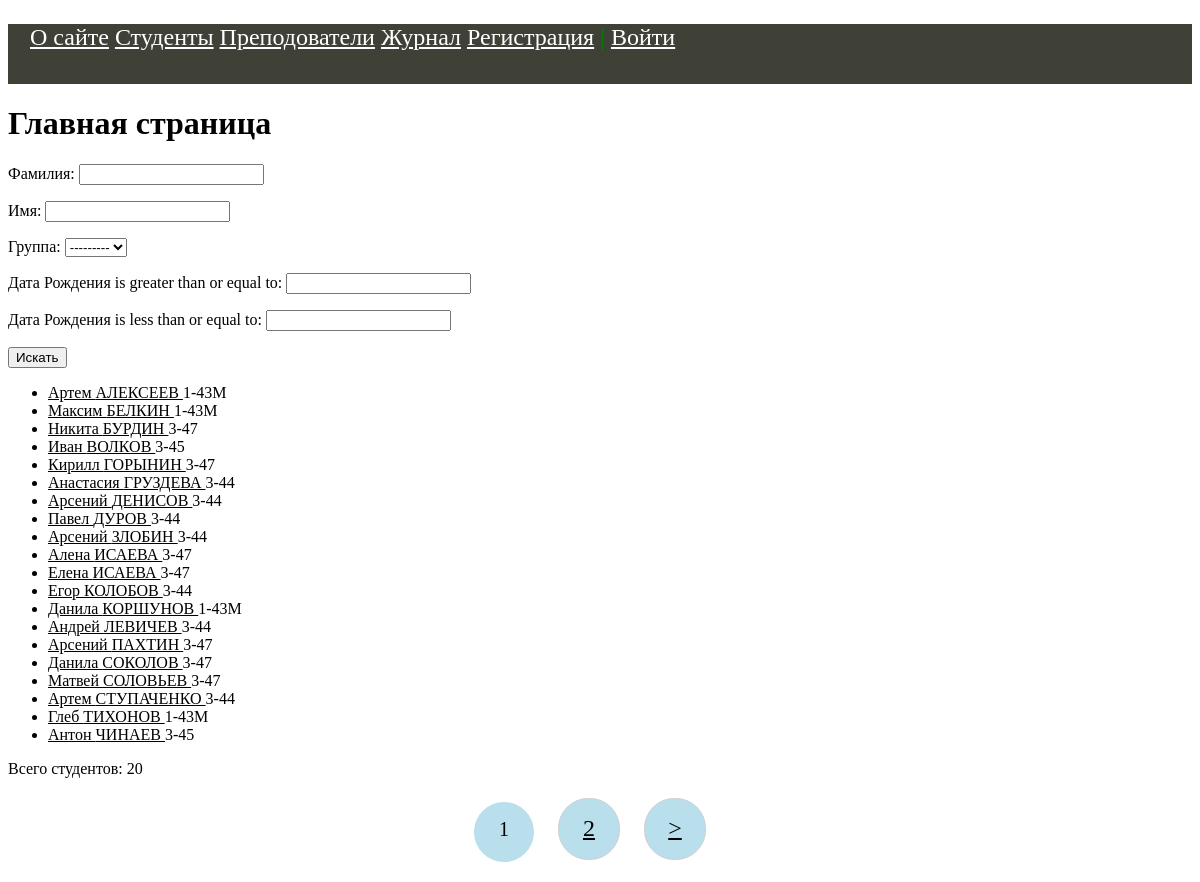
The app's page /, older data.
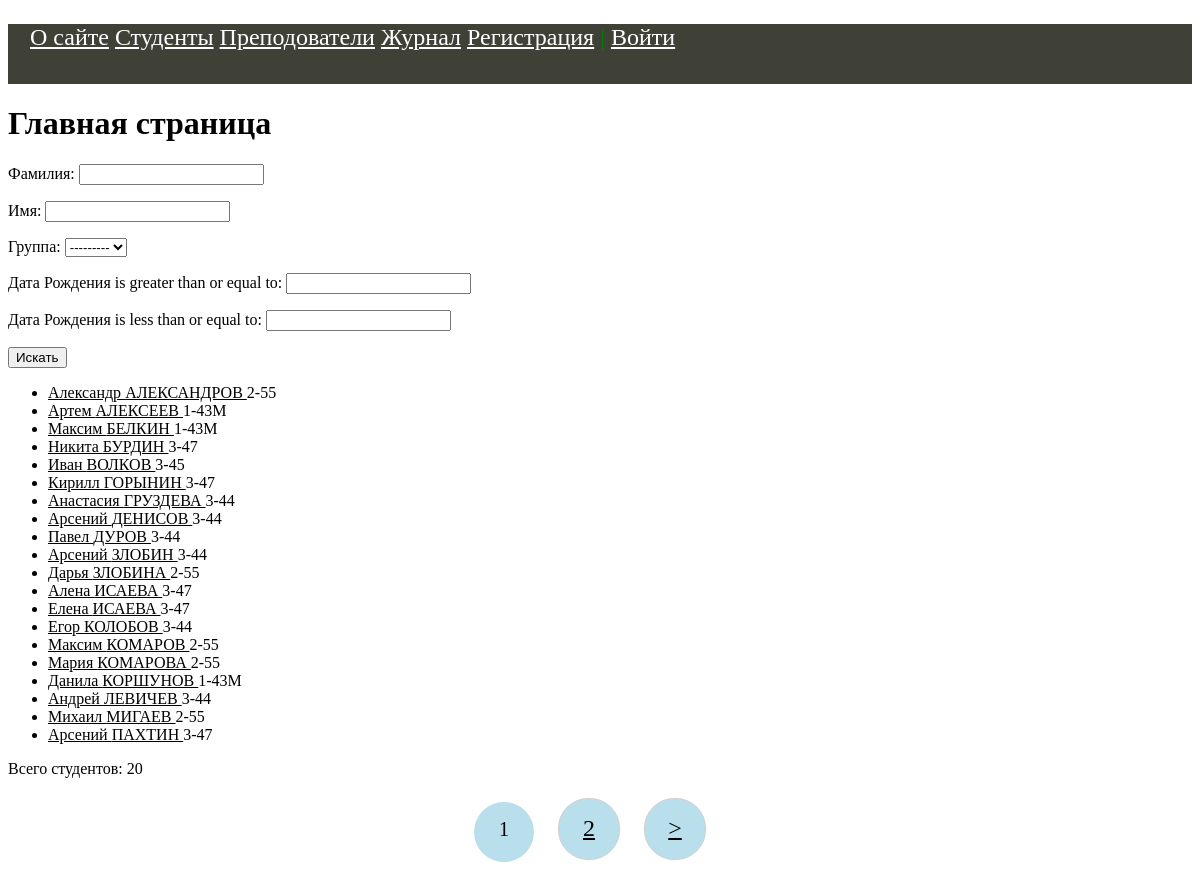
The same page, newer data.
### students/models.py (models this page shows, shortened)
class Student(models.Model):
    objects = models.Model
    first_name = models.CharField(verbose_name='Имя', max_length=50)
    last_name = models.CharField(verbose_name='Фамилия', max_length=50)
    middle_name = models.CharField(verbose_name='Отчество', max_length=50)
    email = models.EmailField(verbose_name='e-mail', blank=True)
    birth_date = models.DateField(verbose_name='Дата Рождения', default=date(1975, 9, 5))
    created_at = models.DateTimeField(verbose_name='Дата создания', auto_now_add=True)
    updated_at = models.DateTimeField(verbose_name='Дата изменения', auto_now=True)
    is_study = models.BooleanField(verbose_name='Учится', default=True)
    photo = models.ImageField(verbose_name='Фото', upload_to="photos/%Y/%m/%d")
    group = models.ForeignKey('Group', on_delete=models.CASCADE, verbose_name='Группа')
    slug = models.SlugField(verbose_name='URL', max_length=255, unique=True, db_index=True)
    user = models.ForeignKey(User, verbose_name='Пользователь', on_delete=models.CASCADE)
    class Meta:
        verbose_name = 'Студент'
        verbose_name_plural = 'Студенты'
        ordering = ['last_name', 'first_name']
    def get_absolute_url(self):
        return reverse('student', kwargs={'stud_slug': self.slug})

class Group(models.Model):
    name = models.CharField(verbose_name='Группа', max_length=5)
    course = models.CharField(verbose_name='Курс', max_length=2)
    enrollment_year = models.IntegerField(verbose_name='Год зачисления')
    objects = models.Manager()
    class Meta:
        verbose_name = 'Группа'
        verbose_name_plural = 'Группы'
        ordering = ['course', 'enrollment_year']
    def __str__(self):
        return f'{self.course}-{self.name}'

### students/views.py (the view)
# urls.py: path('', StudentHome.as_view(), name='home'),
class StudentHome(DataMixin, ListView):
    model = Student
    template_name = 'students/index.html'
    context_object_name = 'students'
    paginate_by = 20
    def get_queryset(self):
        queryset = super().get_queryset()
        st_filter = StudentFilter(self.request.GET, queryset)
        return st_filter.qs
    def get_context_data(self, **kwargs):
        context = super().get_context_data(**kwargs)
        auth = self.request.user.is_authenticated
        queryset = self.get_queryset()
        st_filter = StudentFilter(self.request.GET, queryset)
        c_def = self.get_user_context(title='Главная страница', auth=auth,
                                      st_filter=st_filter)
        return {**context, **c_def}

### students/utils.py (called while the page is built)
    def get_user_context(self, **kwargs):
        context = kwargs
        context['menu'] = menu
        return context

### students/templates/students/index.html (shortened to what this page needs)
{% extends 'students/base.html' %}
{% block content %}
    <h1>{{ title }}</h1>
    <form method="get" action="{%url 'home' %}">
        {{ st_filter.form.as_p }}
        <button type="submit">Искать</button>
    </form>
    <ul>
        {% for st in students %}
            <li>
                <a href="{{ st.get_absolute_url }}">
                    {{ st.first_name }}
                    {{ st.last_name | upper }}
                </a>
                {{ st.group.course }}-{{ st.group.name }}
            </li>
        {% endfor %}
    </ul>
    <p> Всего студентов: {{ students | length }}</p>
{% if page_obj.has_other_pages %}
<nav class="list-pages">
    <ul>
        {% for p in paginator.page_range %}
            {% if page_obj.number == p %}
                <li class="page-num page-num-selected">{{ p }}</li>
            {% elif p >= page_obj.number|add:-1 and p <= page_obj.number|add:1 %}
                <li class="page-num">
                    <a href="?page={{ p }}">{{ p }}</a>
                </li>
            {% endif %}
        {% endfor %}
        {% if page_obj.has_next %}
        <li class="page-num">
            <a href="?page={{ page_obj.next_page_number }}">&gt;</a>
        </li>
        {% endif %}
    </ul>
</nav>
{% endif %}
{% endblock %}

Row changes from the older to the newer data that the page shows:
no longer on this page (row unchanged): Student: first_name "Данила", last_name "СОКОЛОВ", group.course "3", group.name "47"
no longer on this page (row unchanged): Student: first_name "Матвей", last_name "СОЛОВЬЕВ", group.course "3", group.name "47"
no longer on this page (row unchanged): Student: first_name "Артем", last_name "СТУПАЧЕНКО", group.course "3", group.name "44"
no longer on this page (row unchanged): Student: first_name "Глеб", last_name "ТИХОНОВ", group.course "1", group.name "43M"
no longer on this page (row unchanged): Student: first_name "Антон", last_name "ЧИНАЕВ", group.course "3", group.name "45"
added Student: first_name "Александр", last_name "АЛЕКСАНДРОВ", group.course "2", group.name "55"
added Student: first_name "Дарья", last_name "ЗЛОБИНА", group.course "2", group.name "55"
added Student: first_name "Максим", last_name "КОМАРОВ", group.course "2", group.name "55"
added Student: first_name "Мария", last_name "КОМАРОВА", group.course "2", group.name "55"
added Student: first_name "Михаил", last_name "МИГАЕВ", group.course "2", group.name "55"
